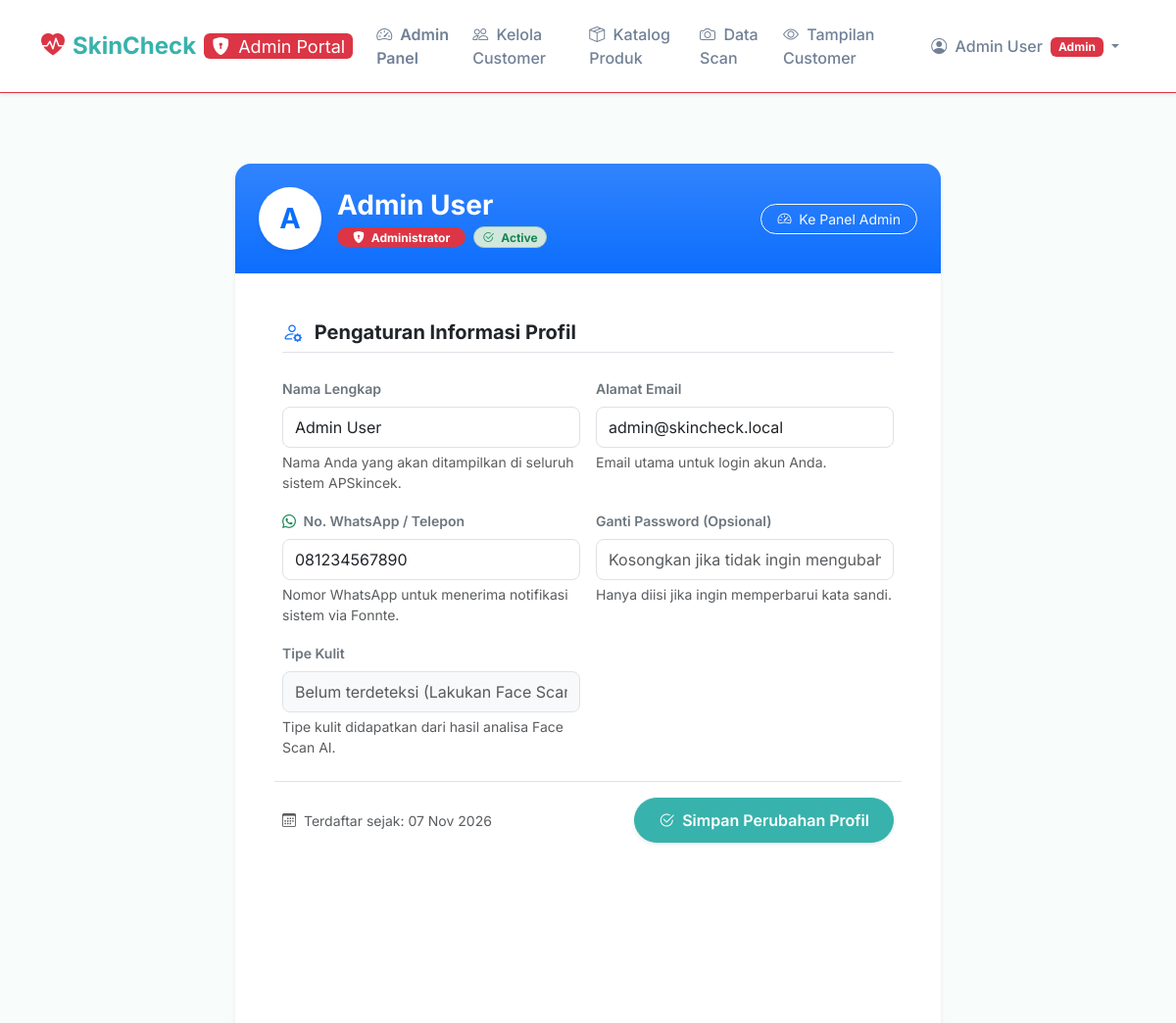
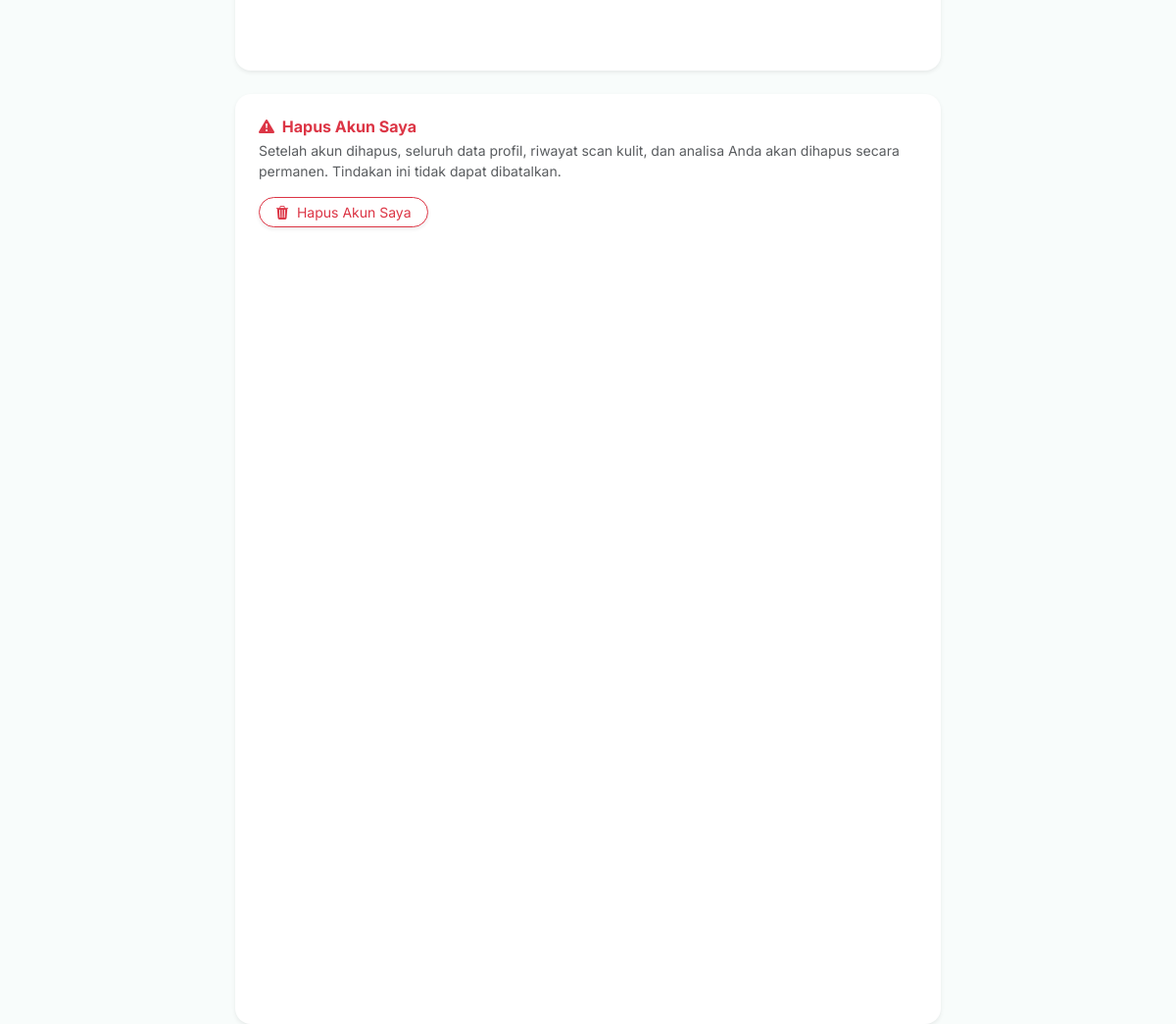
Page /APSkincek/SkinCheck/public/profile (signed in) on the committed database (2 pictures, top to bottom).
### tables this page shows
CREATE TABLE users (
    id CHAR(36) PRIMARY KEY,
    name VARCHAR(255) NOT NULL,
    email VARCHAR(255) UNIQUE NOT NULL,
    phone VARCHAR(25) NULL,
    password VARCHAR(255) NOT NULL,
    role ENUM('user', 'admin') DEFAULT 'user',
    status ENUM('active', 'inactive') DEFAULT 'active',
    created_at TIMESTAMP DEFAULT CURRENT_TIMESTAMP,
    updated_at TIMESTAMP DEFAULT CURRENT_TIMESTAMP ON UPDATE CURRENT_TIMESTAMP
);

### app/controllers/ProfileController.php (called while the page is built, shortened)
<?php
class ProfileController extends Controller {
    public function index() {
        $userModel = $this->model('User');
        $user = $userModel->findById($_SESSION['user_id'] ?? '');
        $this->view('profile/index', ['title' => 'My Profile', 'user' => $user]);
    }
}

### public/index.php (called while the page is built, shortened)
<?php
require_once __DIR__ . '/../app/controllers/Controller.php';
require_once __DIR__ . '/../routes/web.php';

### app/models/User.php (called while the page is built, shortened)
<?php
class User {
    private $db;
    public function __construct($db) {
        $this->db = $db;
    }
    public function findById($id) {
        $stmt = $this->db->prepare("SELECT * FROM users WHERE id = :id LIMIT 1");
        $stmt->bindParam(':id', $id);
        $stmt->execute();
        return $stmt->fetch(PDO::FETCH_ASSOC);
    }
}

### app/views/profile/index.php (the view, shortened to what this page needs)
<?php require_once '../app/views/layouts/header.php'; ?>
<div class="container py-5">
    <div class="row justify-content-center">
        <div class="col-lg-8">
            <div class="card border-0 shadow-sm rounded-4 overflow-hidden mb-4">
                <div class="bg-primary bg-gradient p-4 text-white d-flex align-items-center justify-content-between">
                    <div class="d-flex align-items-center">
                        <div class="bg-white text-primary rounded-circle d-flex align-items-center justify-content-center me-3 shadow-sm" style="width: 64px; height: 64px; font-size: 1.8rem; font-weight: bold;">
                            <?= strtoupper(substr($user['name'] ?? $_SESSION['user_name'] ?? 'U', 0, 1)) ?>
                        </div>
                        <div>
                            <h3 class="fw-bold mb-1 text-white"><?= htmlspecialchars($user['name'] ?? $_SESSION['user_name'] ?? 'User') ?></h3>
                            <div class="d-flex align-items-center gap-2">
                                <span class="badge <?= ($user['role'] ?? $_SESSION['user_role'] ?? 'user') === 'admin' ? 'bg-danger' : 'bg-light text-primary' ?> px-3 py-1 rounded-pill">
                                    <i class="bi <?= ($user['role'] ?? $_SESSION['user_role'] ?? 'user') === 'admin' ? 'bi-shield-lock-fill' : 'bi-person-fill' ?> me-1"></i>
                                    <?= ($user['role'] ?? $_SESSION['user_role'] ?? 'user') === 'admin' ? 'Administrator' : 'Customer' ?>
                                </span>
                                <span class="badge bg-success-subtle text-success border border-success-subtle px-2 py-1 rounded-pill">
                                    <i class="bi bi-check2-circle me-1"></i> <?= ucfirst($user['status'] ?? 'Active') ?>
                                </span>
                            </div>
                        </div>
                    </div>
                    <?php if (($user['role'] ?? $_SESSION['user_role'] ?? 'user') === 'admin'): ?>
                        <a href="/APSkincek/SkinCheck/public/admin" class="btn btn-outline-light btn-sm rounded-pill px-3">
                            <i class="bi bi-speedometer2 me-1"></i> Ke Panel Admin
                        </a>
                    <?php endif; ?>
                </div>
                <div class="card-body p-4 p-md-5">
                    <h5 class="fw-bold text-dark mb-4 pb-2 border-bottom">
                        <i class="bi bi-person-gear text-primary me-2"></i> Pengaturan Informasi Profil
                    </h5>
                    <form action="/APSkincek/SkinCheck/public/profile/update" method="POST">
                        <div class="row g-3">
                            <div class="col-md-6">
                                <label class="form-label small fw-semibold text-secondary">Nama Lengkap</label>
                                <input type="text" name="name" class="form-control rounded-3 py-2" value="<?= htmlspecialchars($user['name'] ?? $_SESSION['user_name'] ?? '') ?>" required>
                                <div class="form-text small">Nama Anda yang akan ditampilkan di seluruh sistem APSkincek.</div>
                            </div>
                            <div class="col-md-6">
                                <label class="form-label small fw-semibold text-secondary">Alamat Email</label>
                                <input type="email" name="email" class="form-control rounded-3 py-2" value="<?= htmlspecialchars($user['email'] ?? $_SESSION['user_email'] ?? '') ?>" required>
                                <div class="form-text small">Email utama untuk login akun Anda.</div>
                            </div>
                            <div class="col-md-6">
                                <label class="form-label small fw-semibold text-secondary">
                                    <i class="bi bi-whatsapp text-success me-1"></i> No. WhatsApp / Telepon
                                </label>
                                <input type="tel" name="phone" class="form-control rounded-3 py-2" value="<?= htmlspecialchars($user['phone'] ?? $_SESSION['user_phone'] ?? '') ?>" placeholder="08xxxxxxxxxx" required>
                                <div class="form-text small">Nomor WhatsApp untuk menerima notifikasi sistem via Fonnte.</div>
                            </div>
                            <div class="col-md-6">
                                <label class="form-label small fw-semibold text-secondary">Ganti Password (Opsional)</label>
                                <input type="password" name="password" class="form-control rounded-3 py-2" placeholder="Kosongkan jika tidak ingin mengubah password">
                                <div class="form-text small">Hanya diisi jika ingin memperbarui kata sandi.</div>
                            </div>
                            <div class="col-md-6">
                                <label class="form-label small fw-semibold text-secondary">Tipe Kulit</label>
                                <input type="text" class="form-control rounded-3 py-2 bg-light text-muted" value="<?= htmlspecialchars($user['skin_type'] ?? 'Belum terdeteksi (Lakukan Face Scan)') ?>" disabled>
                                <div class="form-text small">Tipe kulit didapatkan dari hasil analisa Face Scan AI.</div>
                            </div>
                            <div class="col-12 mt-4 pt-3 border-top d-flex justify-content-between align-items-center">
                                <span class="text-muted small">
                                    <i class="bi bi-calendar3 me-1"></i> Terdaftar sejak: <?= !empty($user['created_at']) ? date('d M Y', strtotime($user['created_at'])) : '-' ?>
                                </span>
                                <button type="submit" class="btn btn-primary rounded-pill px-4 shadow-sm">
                                    <i class="bi bi-check2-circle me-1"></i> Simpan Perubahan Profil
                                </button>
                            </div>
                        </div>
                    </form>
                </div>
            </div>
            <div class="card border-0 shadow-sm rounded-4 overflow-hidden mb-4 border border-danger border-opacity-25">
                <div class="card-body p-4">
                    <div class="d-flex flex-wrap justify-content-between align-items-center gap-3">
                        <div>
                            <h6 class="fw-bold text-danger mb-1">
                                <i class="bi bi-exclamation-triangle-fill me-1"></i> Hapus Akun Saya
                            </h6>
                            <p class="text-muted small mb-0">
                                Setelah akun dihapus, seluruh data profil, riwayat scan kulit, dan analisa Anda akan dihapus secara permanen. Tindakan ini tidak dapat dibatalkan.
                            </p>
                        </div>
                        <div>
                            <form action="/APSkincek/SkinCheck/public/profile/delete" method="POST" onsubmit="return confirm('PERINGATAN TERAKHIR: Apakah Anda yakin ingin menghapus akun Anda secara permanen? Seluruh riwayat scan dan data akun tidak dapat dipulihkan kembali.')">
                                <button type="submit" class="btn btn-outline-danger btn-sm rounded-pill px-3 shadow-sm text-nowrap">
                                    <i class="bi bi-trash3-fill me-1"></i> Hapus Akun Saya
                                </button>
                            </form>
                        </div>
                    </div>
                </div>
            </div>
        </div>
    </div>
</div>
<?php require_once '../app/views/layouts/footer.php'; ?>

### public/css/style.css (style rules this page uses)
:root { --primary: #38b2ac; --primary-dark: #2c7a7b; --secondary: #ffb8b8; --bg-color: #f8fcfb; --card-bg: #ffffff; --text-main: #2d3748; --text-muted: #718096; --shadow-soft: 0 10px 25px rgba(0, 0, 0, 0.05); --border-radius: 16px; }
body { background-color: var(--bg-color); font-family: 'Inter', sans-serif; color: var(--text-main); }
.btn-primary { background-color: var(--primary); border-color: var(--primary); border-radius: 50px; padding: 10px 24px; font-weight: 600; transition: all 0.3s ease; }
.card { background-color: var(--card-bg); border: none; border-radius: var(--border-radius); box-shadow: var(--shadow-soft); transition: transform 0.3s ease, box-shadow 0.3s ease; overflow: hidden; height: 100%; }

### rows in the picture
users: name "A", name "Admin User", status "Active", email "admin@skincheck.local", phone "081234567890", created_at "07 Nov 2026"

### other values in the picture
$_SESSION['user_name'] "Admin User"
